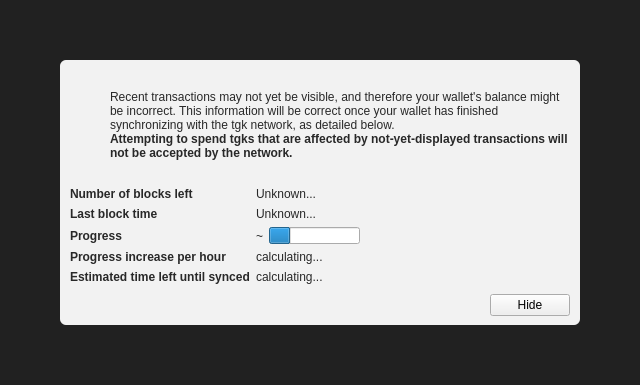
<?xml version="1.0" encoding="UTF-8"?>
<ui version="4.0">
 <class>ModalOverlay</class>
 <widget class="ModalOverlay" name="ModalOverlay">
  <property name="geometry">
   <rect>
    <x>0</x>
    <y>0</y>
    <width>640</width>
    <height>385</height>
   </rect>
  </property>
  <property name="windowTitle">
   <string>Form</string>
  </property>
  <layout class="QVBoxLayout" name="verticalLayout" stretch="0">
   <property name="sizeConstraint">
    <enum>QLayout::SetDefaultConstraint</enum>
   </property>
   <property name="leftMargin">
    <number>0</number>
   </property>
   <property name="topMargin">
    <number>0</number>
   </property>
   <property name="rightMargin">
    <number>0</number>
   </property>
   <property name="bottomMargin">
    <number>0</number>
   </property>
   <item>
    <widget class="QWidget" name="bgWidget" native="true">
     <property name="styleSheet">
      <string notr="true">#bgWidget { background: rgba(0,0,0,220); }</string>
     </property>
     <layout class="QVBoxLayout" name="verticalLayoutMain" stretch="1">
      <property name="leftMargin">
       <number>60</number>
      </property>
      <property name="topMargin">
       <number>60</number>
      </property>
      <property name="rightMargin">
       <number>60</number>
      </property>
      <property name="bottomMargin">
       <number>60</number>
      </property>
      <item>
       <widget class="QWidget" name="contentWidget" native="true">
        <property name="styleSheet">
         <string notr="true">#contentWidget { background: rgba(255,255,255,240); border-radius: 6px; }

QLabel { color: rgb(40,40,40);  }</string>
        </property>
        <layout class="QVBoxLayout" name="verticalLayoutSub" stretch="1,0,0,0">
         <property name="spacing">
          <number>0</number>
         </property>
         <property name="leftMargin">
          <number>10</number>
         </property>
         <property name="topMargin">
          <number>10</number>
         </property>
         <property name="rightMargin">
          <number>10</number>
         </property>
         <property name="bottomMargin">
          <number>10</number>
         </property>
         <item>
          <layout class="QHBoxLayout" name="horizontalLayoutIconText" stretch="0,1">
           <property name="topMargin">
            <number>20</number>
           </property>
           <item>
            <layout class="QVBoxLayout" name="verticalLayoutIcon">
             <property name="leftMargin">
              <number>0</number>
             </property>
             <item>
              <widget class="QPushButton" name="warningIcon">
               <property name="enabled">
                <bool>false</bool>
               </property>
               <property name="text">
                <string/>
               </property>
               <property name="icon">
                <iconset>
                 <normaloff>:/icons/warning</normaloff>
                 <disabledoff>:/icons/warning</disabledoff>:/icons/warning</iconset>
               </property>
               <property name="iconSize">
                <size>
                 <width>48</width>
                 <height>48</height>
                </size>
               </property>
               <property name="flat">
                <bool>true</bool>
               </property>
              </widget>
             </item>
             <item>
              <spacer name="verticalSpacerWarningIcon">
               <property name="orientation">
                <enum>Qt::Vertical</enum>
               </property>
               <property name="sizeHint" stdset="0">
                <size>
                 <width>20</width>
                 <height>40</height>
                </size>
               </property>
              </spacer>
             </item>
            </layout>
           </item>
           <item>
            <layout class="QVBoxLayout" name="verticalLayoutInfoText">
             <property name="leftMargin">
              <number>0</number>
             </property>
             <property name="topMargin">
              <number>0</number>
             </property>
             <item>
              <widget class="QLabel" name="infoText">
               <property name="text">
                <string>Recent transactions may not yet be visible, and therefore your wallet's balance might be incorrect. This information will be correct once your wallet has finished synchronizing with the tgk network, as detailed below.</string>
               </property>
               <property name="textFormat">
                <enum>Qt::RichText</enum>
               </property>
               <property name="wordWrap">
                <bool>true</bool>
               </property>
              </widget>
             </item>
             <item>
              <widget class="QLabel" name="infoTextStrong">
               <property name="font">
                <font>
                 <weight>75</weight>
                 <bold>true</bold>
                </font>
               </property>
               <property name="text">
                <string>Attempting to spend tgks that are affected by not-yet-displayed transactions will not be accepted by the network.</string>
               </property>
               <property name="textFormat">
                <enum>Qt::RichText</enum>
               </property>
               <property name="wordWrap">
                <bool>true</bool>
               </property>
              </widget>
             </item>
             <item>
              <spacer name="verticalSpacerInTextSpace">
               <property name="orientation">
                <enum>Qt::Vertical</enum>
               </property>
               <property name="sizeHint" stdset="0">
                <size>
                 <width>20</width>
                 <height>40</height>
                </size>
               </property>
              </spacer>
             </item>
            </layout>
           </item>
          </layout>
         </item>
         <item>
          <spacer name="verticalSpacerAfterText">
           <property name="orientation">
            <enum>Qt::Vertical</enum>
           </property>
           <property name="sizeHint" stdset="0">
            <size>
             <width>20</width>
             <height>40</height>
            </size>
           </property>
          </spacer>
         </item>
         <item>
          <layout class="QFormLayout" name="formLayout">
           <property name="fieldGrowthPolicy">
            <enum>QFormLayout::FieldsStayAtSizeHint</enum>
           </property>
           <property name="horizontalSpacing">
            <number>6</number>
           </property>
           <property name="verticalSpacing">
            <number>6</number>
           </property>
           <property name="topMargin">
            <number>10</number>
           </property>
           <item row="0" column="0">
            <widget class="QLabel" name="labelNumberOfBlocksLeft">
             <property name="font">
              <font>
               <weight>75</weight>
               <bold>true</bold>
              </font>
             </property>
             <property name="text">
              <string>Number of blocks left</string>
             </property>
            </widget>
           </item>
           <item row="0" column="1">
            <widget class="QLabel" name="numberOfBlocksLeft">
             <property name="text">
              <string>Unknown...</string>
             </property>
            </widget>
           </item>
           <item row="1" column="0">
            <widget class="QLabel" name="labelLastBlockTime">
             <property name="font">
              <font>
               <weight>75</weight>
               <bold>true</bold>
              </font>
             </property>
             <property name="text">
              <string>Last block time</string>
             </property>
            </widget>
           </item>
           <item row="1" column="1">
            <widget class="QLabel" name="newestBlockDate">
             <property name="sizePolicy">
              <sizepolicy hsizetype="Maximum" vsizetype="Preferred">
               <horstretch>0</horstretch>
               <verstretch>0</verstretch>
              </sizepolicy>
             </property>
             <property name="text">
              <string>Unknown...</string>
             </property>
            </widget>
           </item>
           <item row="2" column="0">
            <widget class="QLabel" name="labelSyncDone">
             <property name="font">
              <font>
               <weight>75</weight>
               <bold>true</bold>
              </font>
             </property>
             <property name="text">
              <string>Progress</string>
             </property>
            </widget>
           </item>
           <item row="2" column="1">
            <layout class="QHBoxLayout" name="horizontalLayoutSync" stretch="0,1">
             <item>
              <widget class="QLabel" name="percentageProgress">
               <property name="text">
                <string notr="true">~</string>
               </property>
              </widget>
             </item>
             <item>
              <widget class="QProgressBar" name="progressBar">
               <property name="value">
                <number>24</number>
               </property>
               <property name="format">
                <string/>
               </property>
              </widget>
             </item>
            </layout>
           </item>
           <item row="4" column="0">
            <widget class="QLabel" name="labelProgressIncrease">
             <property name="font">
              <font>
               <weight>75</weight>
               <bold>true</bold>
              </font>
             </property>
             <property name="text">
              <string>Progress increase per hour</string>
             </property>
            </widget>
           </item>
           <item row="4" column="1">
            <widget class="QLabel" name="progressIncreasePerH">
             <property name="text">
              <string>calculating...</string>
             </property>
            </widget>
           </item>
           <item row="5" column="0">
            <widget class="QLabel" name="labelEstimatedTimeLeft">
             <property name="font">
              <font>
               <weight>75</weight>
               <bold>true</bold>
              </font>
             </property>
             <property name="text">
              <string>Estimated time left until synced</string>
             </property>
            </widget>
           </item>
           <item row="5" column="1">
            <widget class="QLabel" name="expectedTimeLeft">
             <property name="text">
              <string>calculating...</string>
             </property>
            </widget>
           </item>
          </layout>
         </item>
         <item>
          <layout class="QHBoxLayout" name="horizontalLayoutButtons">
           <property name="leftMargin">
            <number>10</number>
           </property>
           <property name="topMargin">
            <number>10</number>
           </property>
           <item>
            <spacer name="horizontalSpacer">
             <property name="orientation">
              <enum>Qt::Horizontal</enum>
             </property>
             <property name="sizeHint" stdset="0">
              <size>
               <width>40</width>
               <height>20</height>
              </size>
             </property>
            </spacer>
           </item>
           <item>
            <widget class="QPushButton" name="closeButton">
             <property name="text">
              <string>Hide</string>
             </property>
            </widget>
           </item>
          </layout>
         </item>
        </layout>
       </widget>
      </item>
     </layout>
    </widget>
   </item>
  </layout>
 </widget>
 <customwidgets>
  <customwidget>
   <class>ModalOverlay</class>
   <extends>QWidget</extends>
   <header>modaloverlay.h</header>
   <container>1</container>
  </customwidget>
 </customwidgets>
 <resources/>
 <connections/>
</ui>
